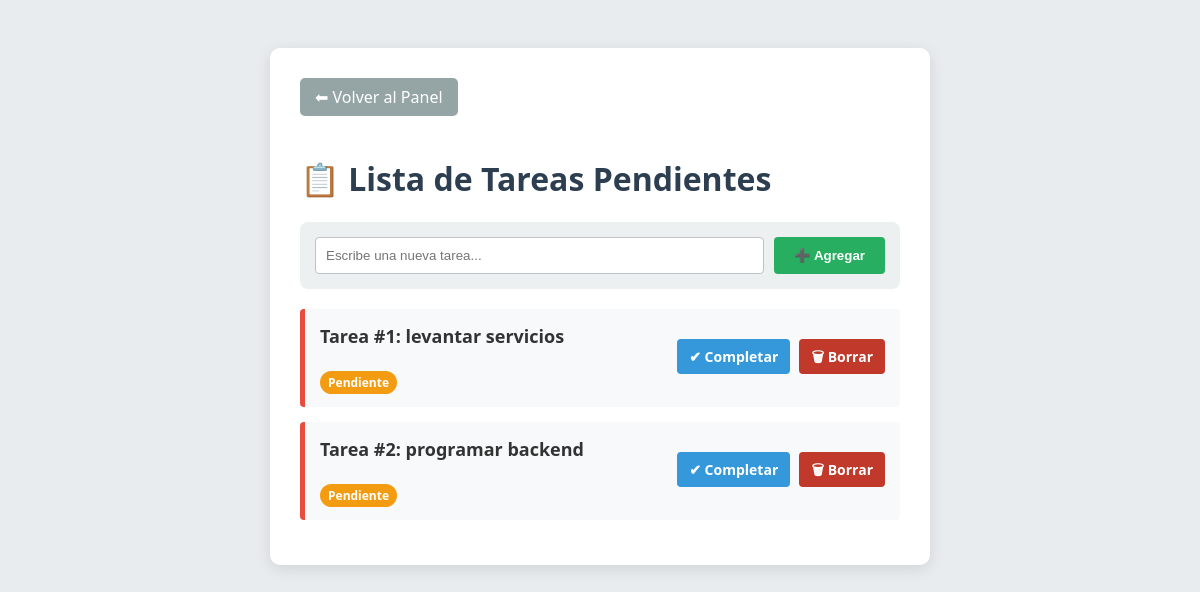
The app's page /tareas, older data.
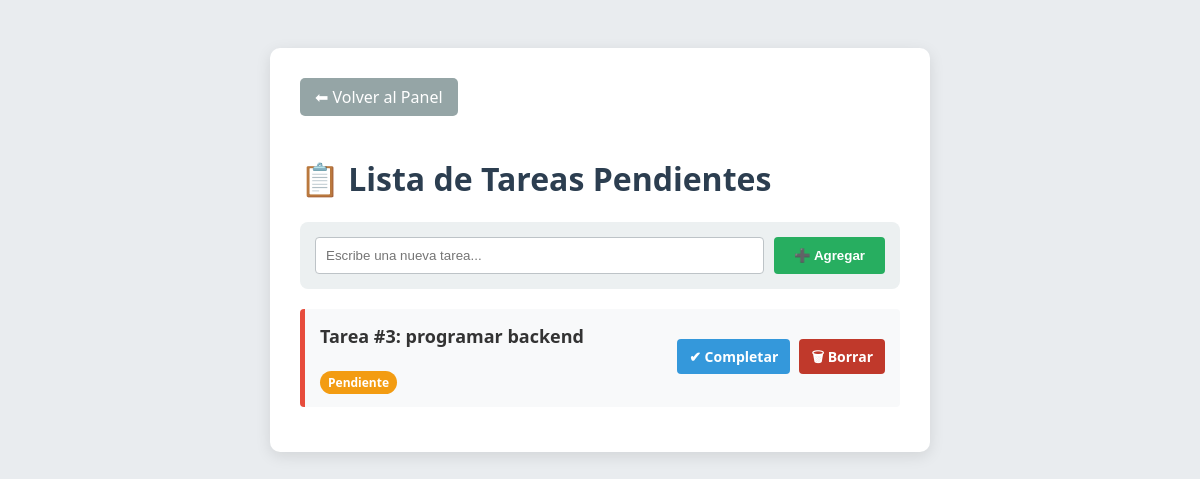
The same page, newer data.
### tables this page shows
CREATE TABLE tareas (
            id INTEGER PRIMARY KEY AUTOINCREMENT,
            descripcion TEXT NOT NULL,
            estado TEXT DEFAULT 'Pendiente'
        );

### app.py (the view)
@app.route('/tareas')
def tareas():
    conexion = obtener_conexion()
    tareas_db = conexion.execute('SELECT * FROM tareas').fetchall()
    conexion.close()
    return render_template('tareas.html', tareas_html=tareas_db)

### app.py (called while the page is built)
def obtener_conexion():
    conexion = sqlite3.connect('tareas.db')
    conexion.row_factory = sqlite3.Row # Para leer los datos fácilmente
    return conexion

### templates/tareas.html (shortened to what this page needs)
<!DOCTYPE html>
<html lang="es">
<head>
</head>
<body>
    <div class="contenedor">
        <a href="/" class="boton-volver">⬅ Volver al Panel</a>
        <h1>📋 Lista de Tareas Pendientes</h1>
        <div class="caja-nueva">
            <form action="/agregar_tarea" method="POST" style="display: flex; gap: 10px;">
                <input type="text" name="descripcion" placeholder="Escribe una nueva tarea..." required style="flex: 1; padding: 10px; border: 1px solid #bdc3c7; border-radius: 4px;">
                <button type="submit" style="background: #27ae60; color: white; border: none; padding: 10px 20px; border-radius: 4px; cursor: pointer; font-weight: bold;">➕ Agregar</button>
            </form>
        </div>
        {% for tarea in tareas_html %}
            <div class="caja-tarea" style="border-left-color: {% if tarea.estado == 'Completada' %}#27ae60{% else %}#e74c3c{% endif %};">
                <div style="flex-grow: 1;">
                    <strong>Tarea #{{ tarea.id }}: {{ tarea.descripcion }}</strong>
                    <br>
                    <span class="{% if tarea.estado == 'Completada' %}etiqueta-completada{% else %}etiqueta{% endif %}">{{ tarea.estado }}</span>
                </div>
                <div>
                    {% if tarea.estado != 'Completada' %}
                        <a href="/completar_tarea/{{ tarea.id }}" class="btn-accion btn-check">✔ Completar</a>
                    {% endif %}
                    <a href="/eliminar_tarea/{{ tarea.id }}" class="btn-accion btn-borrar">🗑 Borrar</a>
                </div>
            </div>
        {% endfor %}
    </div>
</body>
</html>

### templates/tareas.html (style rules this page uses)
body { font-family: 'Segoe UI', sans-serif; background-color: #e9ecef; padding: 40px; }
.contenedor { background: white; padding: 30px; border-radius: 10px; box-shadow: 0 4px 15px rgba(0,0,0,0.1); max-width: 600px; margin: auto; }
h1 { color: #2c3e50; }
.boton-volver { display: inline-block; margin-bottom: 20px; background: #95a5a6; color: white; padding: 8px 15px; text-decoration: none; border-radius: 5px; }
.caja-nueva { background: #ecf0f1; padding: 15px; border-radius: 8px; margin-bottom: 20px; }
.caja-tarea { background: #f8f9fa; border-left: 5px solid #e74c3c; padding: 15px; margin-bottom: 15px; border-radius: 4px; display: flex; justify-content: space-between; align-items: center; }
.caja-tarea strong { color: #333; font-size: 18px; display: block; }
.etiqueta { background: #f39c12; color: white; padding: 3px 8px; border-radius: 12px; font-size: 12px; font-weight: bold; }
.btn-accion { padding: 8px 12px; text-decoration: none; color: white; border-radius: 4px; font-size: 14px; margin-left: 5px; font-weight: bold; }
.btn-check { background-color: #3498db; }
.btn-borrar { background-color: #c0392b; }

Row changes from the older to the newer data that the page shows:
removed tareas: id "1", descripcion "levantar servicios", estado "Pendiente"
removed tareas: id "2", descripcion "programar backend", estado "Pendiente"
added tareas: id "3", descripcion "programar backend", estado "Pendiente"
